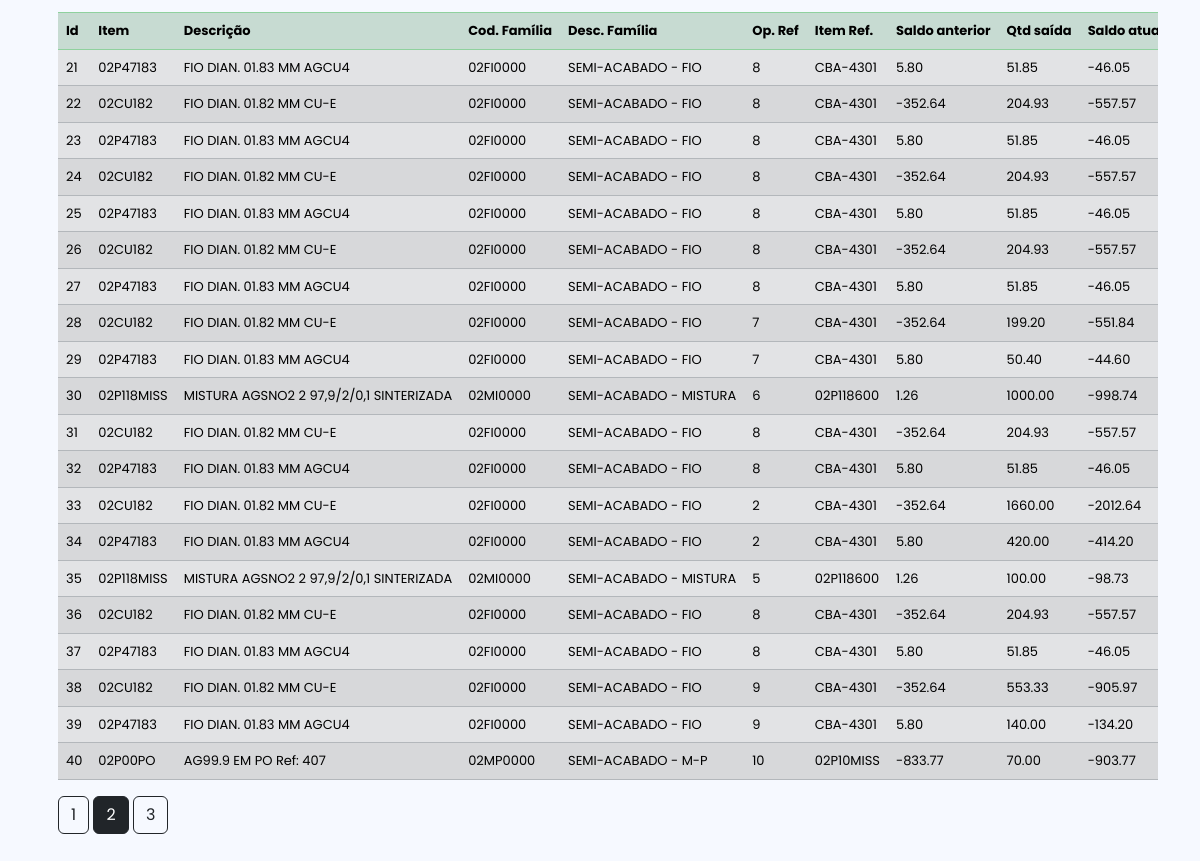
Screenshot of /lista_movimento?page=2 with the database file from the repository.
### models/models.py (models this page shows, shortened)
class Movimentos_estoque(db.Model):
    __tablename__='movimentos_estoque'
    id = db.Column(db.Integer, primary_key=True)
    item_movimento = db.Column(db.String)
    descrProdMalha = db.Column(db.String)
    codFamMalha = db.Column(db.String)
    descrFamMalha = db.Column(db.String)
    op_referencia = db.Column(db.Integer, db.ForeignKey('ops.numero_op'))
    item_referencia = db.Column(db.String)
    saldo_anterior = db.Column(db.Integer)
    quantidade_movimento = db.Column(db.Integer)
    saldo_atual = db.Column(db.Integer)
    quantProdMalha = db.Column(db.Integer)
    idFamMalha = db.Column(db.Integer)
    idMalha = db.Column(db.Integer)
    idProdMalha = db.Column(db.Integer)
    intProdMalha = db.Column(db.String)
    percPerdaProdMalha = db.Column(db.Integer)
    pesoBrutoProdMalha = db.Column(db.Integer)
    pesoLiqProdMalha = db.Column(db.Integer)
    tipoProdMalha = db.Column(db.String)
    uAltProdMalha = db.Column(db.String)
    uIncProdMalha = db.Column(db.String)
    unidProdMalha = db.Column(db.String)
    data_movimento = db.Column(db.String)
    hora_movimento = db.Column(db.String)

### main.py (the view)
@app.route('/lista_movimento', methods = ['GET','POST'])
def lista_movimento():
    page = request.args.get('page', 1, type=int)
    dados = Movimentos_estoque.query.paginate(page=page,per_page=20)
    return  render_template('lista_movimento.html',  movimentos = dados)

### templates/lista_movimento.html (shortened to what this page needs)
{% extends 'base.html' %}
{% block body %}
<div class="container">
    <div class="row">
        <div class="col md-12">
            <div class="p-3 table-responsive">
                <div class="col  md-3 p-3">
                </div>
                <table class="table table table-striped table-secondary">
                    <tr class="table-success">
                        <th>Id</th>
                        <th>Item</th>
                        <th>Descrição</th>
                        <th>Cod. Família</th>
                        <th>Desc. Família</th>
                        <th>Op. Ref</th>
                        <th>Item Ref.</th>
                        <th>Saldo anterior</th>
                        <th>Qtd saída</th>
                        <th>Saldo atual</th>
                    </tr>
                    {% for row in movimentos.items %}
                    <tr>
                        <td>{{row.id}}</td>
                        <td>{{row.item_movimento}}</td>
                        <td>{{row.descrProdMalha}}</td>
                        <td>{{row.codFamMalha}}</td>
                        <td>{{row.descrFamMalha}}</td>
                        <td>{{row.op_referencia}}</td>
                        <td>{{row.item_referencia}}</td>
                        <td>{{"%.2f" % row.saldo_anterior}}</td>
                        <td>{{"%.2f" % row.quantidade_movimento}}</td>
                        <td>{{"%.2f" % row.saldo_atual}}</td>
                    </tr>
                    {% endfor %}
                </table>
                {% for page_num in movimentos.iter_pages(left_edge=1, right_edge=1,
                    left_current=1, right_current=2) %} {% if page_num %} {% if movimentos.page ==
                    page_num %}
                    <a
                      class="btn btn-dark mb-4"
                      href="{{ url_for('lista_movimento', page=page_num) }}"
                      >{{ page_num }}</a
                    >
                    {% else %}
                    <a
                      class="btn btn-outline-dark mb-4"
                      href="{{ url_for('lista_movimento', page=page_num) }}"
                      >{{ page_num }}</a
                    >
                    {% endif %} {% else %} ... {% endif %} {% endfor %}
            </div>
        </div>
    </div>
</div>
{% endblock %}

### static/style.css (style rules this page uses)
* { margin: 0; padding: 0; box-sizing: border-box; font-family: "Poppins", sans-serif; }
body { background: #F6F9FF; height: 100vh; width: 100%; display: flex; justify-content: center; align-items: center; color: #434343; font-size: 16px; }
table { white-space: nowrap; font-size: 13px; }

### rows the page displays
Movimentos_estoque: id "21", item_movimento "02P47183", descrProdMalha "FIO DIAN. 01.83 MM AGCU4", codFamMalha "02FI0000", descrFamMalha "SEMI-ACABADO - FIO", op_referencia "8", item_referencia "CBA-4301", saldo_anterior "5.80", quantidade_movimento "51.85", saldo_atual "-46.05"
Movimentos_estoque: id "22", item_movimento "02CU182", descrProdMalha "FIO DIAN. 01.82 MM CU-E", codFamMalha "02FI0000", descrFamMalha "SEMI-ACABADO - FIO", op_referencia "8", item_referencia "CBA-4301", saldo_anterior "-352.64", quantidade_movimento "204.93", saldo_atual "-557.57"
Movimentos_estoque: id "23", item_movimento "02P47183", descrProdMalha "FIO DIAN. 01.83 MM AGCU4", codFamMalha "02FI0000", descrFamMalha "SEMI-ACABADO - FIO", op_referencia "8", item_referencia "CBA-4301", saldo_anterior "5.80", quantidade_movimento "51.85", saldo_atual "-46.05"
Movimentos_estoque: id "24", item_movimento "02CU182", descrProdMalha "FIO DIAN. 01.82 MM CU-E", codFamMalha "02FI0000", descrFamMalha "SEMI-ACABADO - FIO", op_referencia "8", item_referencia "CBA-4301", saldo_anterior "-352.64", quantidade_movimento "204.93", saldo_atual "-557.57"
Movimentos_estoque: id "25", item_movimento "02P47183", descrProdMalha "FIO DIAN. 01.83 MM AGCU4", codFamMalha "02FI0000", descrFamMalha "SEMI-ACABADO - FIO", op_referencia "8", item_referencia "CBA-4301", saldo_anterior "5.80", quantidade_movimento "51.85", saldo_atual "-46.05"
Movimentos_estoque: id "26", item_movimento "02CU182", descrProdMalha "FIO DIAN. 01.82 MM CU-E", codFamMalha "02FI0000", descrFamMalha "SEMI-ACABADO - FIO", op_referencia "8", item_referencia "CBA-4301", saldo_anterior "-352.64", quantidade_movimento "204.93", saldo_atual "-557.57"
Movimentos_estoque: id "27", item_movimento "02P47183", descrProdMalha "FIO DIAN. 01.83 MM AGCU4", codFamMalha "02FI0000", descrFamMalha "SEMI-ACABADO - FIO", op_referencia "8", item_referencia "CBA-4301", saldo_anterior "5.80", quantidade_movimento "51.85", saldo_atual "-46.05"
Movimentos_estoque: id "28", item_movimento "02CU182", descrProdMalha "FIO DIAN. 01.82 MM CU-E", codFamMalha "02FI0000", descrFamMalha "SEMI-ACABADO - FIO", op_referencia "7", item_referencia "CBA-4301", saldo_anterior "-352.64", quantidade_movimento "199.20", saldo_atual "-551.84"
Movimentos_estoque: id "29", item_movimento "02P47183", descrProdMalha "FIO DIAN. 01.83 MM AGCU4", codFamMalha "02FI0000", descrFamMalha "SEMI-ACABADO - FIO", op_referencia "7", item_referencia "CBA-4301", saldo_anterior "5.80", quantidade_movimento "50.40", saldo_atual "-44.60"
Movimentos_estoque: id "30", item_movimento "02P118MISS", descrProdMalha "MISTURA AGSNO2 2 97,9/2/0,1 SINTERIZADA", codFamMalha "02MI0000", descrFamMalha "SEMI-ACABADO - MISTURA", op_referencia "6", item_referencia "02P118600", saldo_anterior "1.26", quantidade_movimento "1000.00", saldo_atual "-998.74"
Movimentos_estoque: id "31", item_movimento "02CU182", descrProdMalha "FIO DIAN. 01.82 MM CU-E", codFamMalha "02FI0000", descrFamMalha "SEMI-ACABADO - FIO", op_referencia "8", item_referencia "CBA-4301", saldo_anterior "-352.64", quantidade_movimento "204.93", saldo_atual "-557.57"
Movimentos_estoque: id "32", item_movimento "02P47183", descrProdMalha "FIO DIAN. 01.83 MM AGCU4", codFamMalha "02FI0000", descrFamMalha "SEMI-ACABADO - FIO", op_referencia "8", item_referencia "CBA-4301", saldo_anterior "5.80", quantidade_movimento "51.85", saldo_atual "-46.05"
Movimentos_estoque: id "33", item_movimento "02CU182", descrProdMalha "FIO DIAN. 01.82 MM CU-E", codFamMalha "02FI0000", descrFamMalha "SEMI-ACABADO - FIO", op_referencia "2", item_referencia "CBA-4301", saldo_anterior "-352.64", quantidade_movimento "1660.00", saldo_atual "-2012.64"
Movimentos_estoque: id "34", item_movimento "02P47183", descrProdMalha "FIO DIAN. 01.83 MM AGCU4", codFamMalha "02FI0000", descrFamMalha "SEMI-ACABADO - FIO", op_referencia "2", item_referencia "CBA-4301", saldo_anterior "5.80", quantidade_movimento "420.00", saldo_atual "-414.20"
Movimentos_estoque: id "35", item_movimento "02P118MISS", descrProdMalha "MISTURA AGSNO2 2 97,9/2/0,1 SINTERIZADA", codFamMalha "02MI0000", descrFamMalha "SEMI-ACABADO - MISTURA", op_referencia "5", item_referencia "02P118600", saldo_anterior "1.26", quantidade_movimento "100.00", saldo_atual "-98.73"
Movimentos_estoque: id "36", item_movimento "02CU182", descrProdMalha "FIO DIAN. 01.82 MM CU-E", codFamMalha "02FI0000", descrFamMalha "SEMI-ACABADO - FIO", op_referencia "8", item_referencia "CBA-4301", saldo_anterior "-352.64", quantidade_movimento "204.93", saldo_atual "-557.57"
Movimentos_estoque: id "37", item_movimento "02P47183", descrProdMalha "FIO DIAN. 01.83 MM AGCU4", codFamMalha "02FI0000", descrFamMalha "SEMI-ACABADO - FIO", op_referencia "8", item_referencia "CBA-4301", saldo_anterior "5.80", quantidade_movimento "51.85", saldo_atual "-46.05"
Movimentos_estoque: id "38", item_movimento "02CU182", descrProdMalha "FIO DIAN. 01.82 MM CU-E", codFamMalha "02FI0000", descrFamMalha "SEMI-ACABADO - FIO", op_referencia "9", item_referencia "CBA-4301", saldo_anterior "-352.64", quantidade_movimento "553.33", saldo_atual "-905.97"
Movimentos_estoque: id "39", item_movimento "02P47183", descrProdMalha "FIO DIAN. 01.83 MM AGCU4", codFamMalha "02FI0000", descrFamMalha "SEMI-ACABADO - FIO", op_referencia "9", item_referencia "CBA-4301", saldo_anterior "5.80", quantidade_movimento "140.00", saldo_atual "-134.20"
Movimentos_estoque: id "40", item_movimento "02P00PO", descrProdMalha "AG99.9 EM PO Ref: 407", codFamMalha "02MP0000", descrFamMalha "SEMI-ACABADO - M-P", op_referencia "10", item_referencia "02P10MISS", saldo_anterior "-833.77", quantidade_movimento "70.00", saldo_atual "-903.77"

### other values shown
{{ page_num }} "1" "3"
{{ page_num }} "2"
